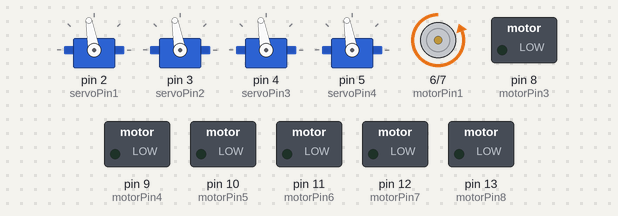
Bench run of a sketch on a simulated Arduino Uno, built with avr-gcc and run on an emulated ATmega328P. Parts: 4 × servo, motor-driver pin pairs drawn as motors (green arrow = first pin HIGH = forward, orange = second pin HIGH = backward, longer = more drive), switched loads named in the sketch (green lamp = pin HIGH).

Above: at 13.1 s.
At 29.6 s:
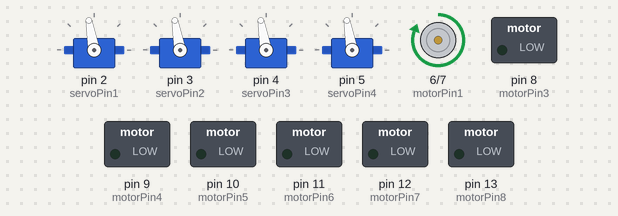
At 55.4 s:
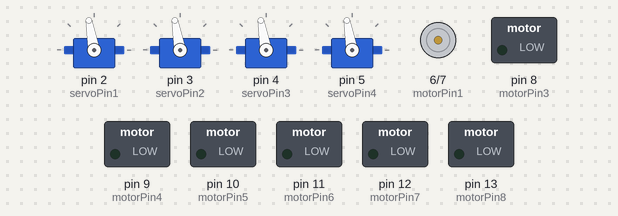
Timing chart, 0 to 56.9 s (numbered marks = the images above):
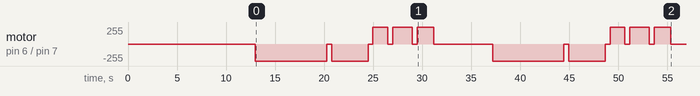

The sketch:

final.ino
```cpp
#include <Servo.h>

// Pins
const int servoPin1 = 2;
const int servoPin2 = 3;
const int servoPin3 = 4;
const int servoPin4 = 5;

//Motor A
const int motorPin1  = 6;  // Pin 6 of L293
const int motorPin2  = 7;  // Pin 7 of L293

//Motor B
const int motorPin3  = 8;  // Pin 8 of L293
const int motorPin4  = 9; // Pin 9 of L293

//Motor C
const int motorPin5  = 10; // Pin 10 of L293
const int motorPin6  = 11; // Pin 11 of L293

//Motor D
const int motorPin7  = 12; // Pin 12 of L293
const int motorPin8  = 13; // Pin 13 of L293

// create servo object to control a servo
Servo servo1;
Servo servo2;
Servo servo3;
Servo servo4;

// Populate
int rotateA[] = {0, 3000, 3725, 4000};
int rotateB[] = {0, 3000, 3725, 4000 };
int rotateC[] = {0, 3000, 3725, 4000 };
int rotateD[] = {0, 3000, 3725, 4000 };

// Current Rotation Index of DC Motors
int currA = 0;
int currB = 0;
int currC = 0;
int currD = 0;

int wait = 100;

// Servo objects can be created on most boards
#define WAIT 1000
#define ROTATE 20
#define INITIAL 90 - (ROTATE/2)

bool isLeft(int pos) {
  // If isLeft == True, then +ROTATE. else -ROTATE
  if(pos < 90) {
    return true;
  }
  return false;
}

void pick(Servo servo) {
  if(isLeft(servo.read())){
    servo.write(INITIAL + ROTATE);
  } else {
    servo.write(INITIAL - ROTATE);
  }
}

int moveDCMotor(int curr, int dest, int motorPinA, int motorPinB, int rotateArr[]) {
  // DC Motor that moved will not have the destination Index (currA, currB, currC, currD)
  if(dest == curr) {
    return curr;
  }

  if(dest > curr) {
    // We have to go up
    int rotate =  rotateArr[dest] - rotateArr[curr];
    analogWrite(motorPinA, 0);
    analogWrite(motorPinB, rotate);
  }

  if(dest < curr) {
    // We have to go down
    int rotate = rotateArr[curr] - rotateArr[dest];
    analogWrite(motorPinA, rotate);
    analogWrite(motorPinB, 0);
  }

  return dest;
}

void mySetUp(){
  // Initial Setting Up
  servo1.attach(servoPin1);
  servo2.attach(servoPin2);
  servo3.attach(servoPin3);
  servo4.attach(servoPin4);

  servo1.write(INITIAL);
  servo2.write(INITIAL);
  servo3.write(INITIAL);
  servo4.write(INITIAL);

  pinMode(motorPin1, OUTPUT);
  pinMode(motorPin2, OUTPUT);

  pinMode(motorPin3, OUTPUT);
  pinMode(motorPin4, OUTPUT);

  pinMode(motorPin5, OUTPUT);
  pinMode(motorPin6, OUTPUT);

  pinMode(motorPin7, OUTPUT);
  pinMode(motorPin8, OUTPUT);

  servo1.write(INITIAL+ROTATE);
  servo2.write(INITIAL+ROTATE);
  servo3.write(INITIAL+ROTATE);
  servo4.write(INITIAL+ROTATE);
}


void pickAllString(){
  pick(servo1);
  delay(wait);
  pick(servo2);
  delay(wait);
  pick(servo3);
  delay(wait);
  pick(servo4);

  delay(750);

  pick(servo4);
  delay(wait);
  pick(servo3);
  delay(wait);
  pick(servo2);
  delay(wait);
  pick(servo1);

  delay(750);

  pick(servo1);
  delay(wait);
  pick(servo2);
  delay(wait);
  pick(servo3);
  delay(wait);
  pick(servo4);

  delay(750);

  pick(servo4);
  delay(wait);
  pick(servo3);
  delay(wait);
  pick(servo2);
  delay(wait);
  pick(servo1);
}

void part2And4(){
   digitalWrite(motorPin1, LOW);
  digitalWrite(motorPin2, HIGH);
  delay(3000);
  pick(servo4);

  digitalWrite(motorPin1, LOW);
  digitalWrite(motorPin2, HIGH);
  delay(4250);
  pick(servo4);
  digitalWrite(motorPin1, LOW);
  digitalWrite(motorPin2, LOW);
  delay(500);

  digitalWrite(motorPin1, LOW);
  digitalWrite(motorPin2, HIGH);
  delay(3725);
  pick(servo4);
  digitalWrite(motorPin1, LOW);
  digitalWrite(motorPin2, LOW);
  delay(500);

  digitalWrite(motorPin1, HIGH);
  digitalWrite(motorPin2, LOW);
  delay(1525);
  pick(servo4);
  digitalWrite(motorPin1, LOW);
  digitalWrite(motorPin2, LOW);
  delay(500);

    digitalWrite(motorPin1, HIGH);
  digitalWrite(motorPin2, LOW);
  delay(2000);
  pick(servo4);
  digitalWrite(motorPin1, LOW);
  digitalWrite(motorPin2, LOW);
  delay(500);

  digitalWrite(motorPin1, HIGH);
  digitalWrite(motorPin2, LOW);
  delay(1675);

    digitalWrite(motorPin1, LOW);
  digitalWrite(motorPin2, LOW);
}

void setup() {
  mySetUp();

  // Music Here
  // Rotate MotorD Back Manually
  /* example of picking a note
    currA = moveDCMotor(currA, 1, motorPin1, motorPin2, rotateA);
    pick(servo1);
    currB = moveDCMotor(currB, 2, motorPin3, motorPin4, rotateB);
    pick(servo2);
    currC = moveDCMotor(currC, 3, motorPin5, motorPin6, rotateC);
    pick(servo3);
    currD = moveDCMotor(currD, 4, motorPin7, motorPin8, rotateD);
    pick(servo4);
  */

  delay(5000);


  // Part 1
  pick(servo4);
  delay(2500);
  pick(servo1);
  delay(2500);
  pick(servo4);
  delay(3000);

  // Part 2
  part2And4();

  // Part 3
  pick(servo2);
  delay(3000);
  pick(servo3);
  delay(3000);
  pick(servo4);

// Part 4
  part2And4();
  pick(servo4);


  // Stop all DC motors
  digitalWrite(motorPin1, LOW);
  digitalWrite(motorPin2, LOW);
  digitalWrite(motorPin3, LOW);
  digitalWrite(motorPin4, LOW);
  digitalWrite(motorPin5, LOW);
  digitalWrite(motorPin6, LOW);
  digitalWrite(motorPin7, LOW);
  digitalWrite(motorPin8, LOW);
}

void loop() {

}
```
